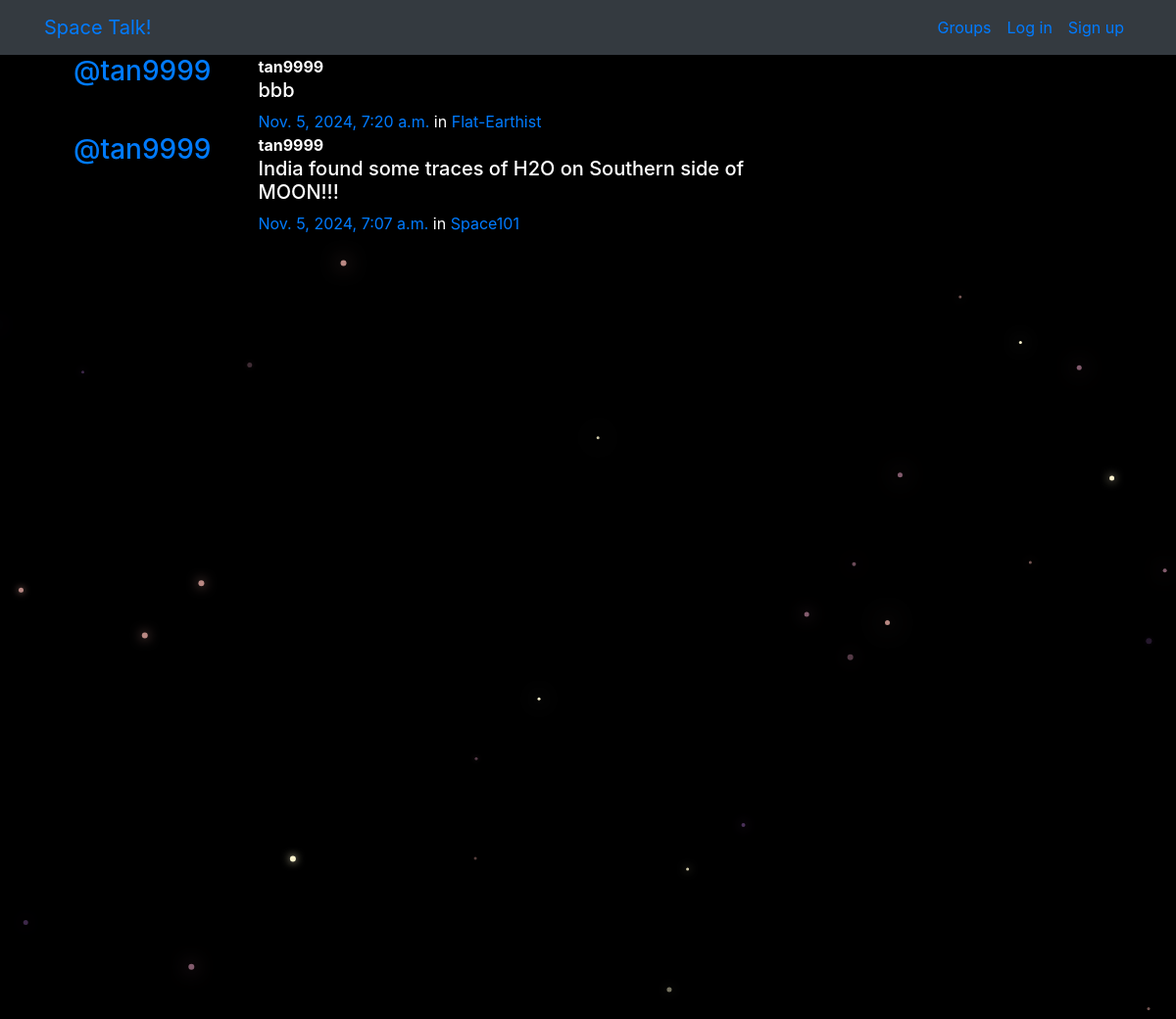
/posts/, run on the app's committed database.
### posts/models.py (models this page shows, shortened)
class Post(models.Model):
    user = models.ForeignKey(User, related_name="posts",on_delete=models.CASCADE)
    created_at = models.DateTimeField(auto_now=True)
    message = models.TextField()
    message_html = models.TextField(editable=False)
    group = models.ForeignKey(Group, related_name="posts",null=True, blank=True,on_delete=models.CASCADE)
    class Meta:
        ordering = ["-created_at"]
        unique_together = ["user", "message"]

### groups/models.py (models this page shows, shortened)
class Group(models.Model):
    name = models.CharField(max_length=225,unique=True)
    slug = models.SlugField(allow_unicode=True,unique=True)
    description = models.TextField(blank=True,default='')
    description_html = models.TextField(editable=True,default='',blank=True)
    member = models.ManyToManyField(User,through='GroupMember')
    class Meta:
        ordering = ['name']

### posts/views.py (the view)
# urls.py: path('', views.PostList.as_view(), name="all"),
class PostList(SelectRelatedMixin,generic.ListView):
    model = models.Post
    select_related = ('user','group')

### posts/templates/posts/post_list.html (shortened to what this page needs)
{% extends "posts/post_base.html" %}
{% load humanize %}
{% block post_content %}
<div class="col-md-8">
	{% for post in post_list %}
  {% include "posts/_post.html" %}
	{% endfor %}
</div>
{% endblock %}

### posts/templates/posts/_post.html (shortened to what this page needs)
<div class="media">
	<h3 class="mr-5"><a href="{% url 'posts:for_user' username=post.user.username %}">@{{ post.user.username }}</a></h3>
	<div class="media-body">
		<strong>{{ post.user.username }}</strong>
		<h5>{{ post.message_html|safe }}</h5>
			<time class="time"><a href="{% url 'posts:single' username=post.user.username pk=post.pk %}">{{ post.created_at }}</a></time>
			{% if post.group %}
			<span class="group-name">in <a href="#">{{ post.group.name }}</a></span>
			{% endif %}
	</div>
</div>

### static/Social_media_site/css/master.css (style rules this page uses)
body { margin: 0; overflow: hidden; background-color: black; color:white; }

### data on the page
Post: user.username "tan9999", message_html "bbb", created_at "Nov. 5, 2024, 7:20 a.m.", group.name "Flat-Earthist"
Post: user.username "tan9999", message_html "India found some traces of H2O on Southern side of MOON!!!", created_at "Nov. 5, 2024, 7:07 a.m.", group.name "Space101"
